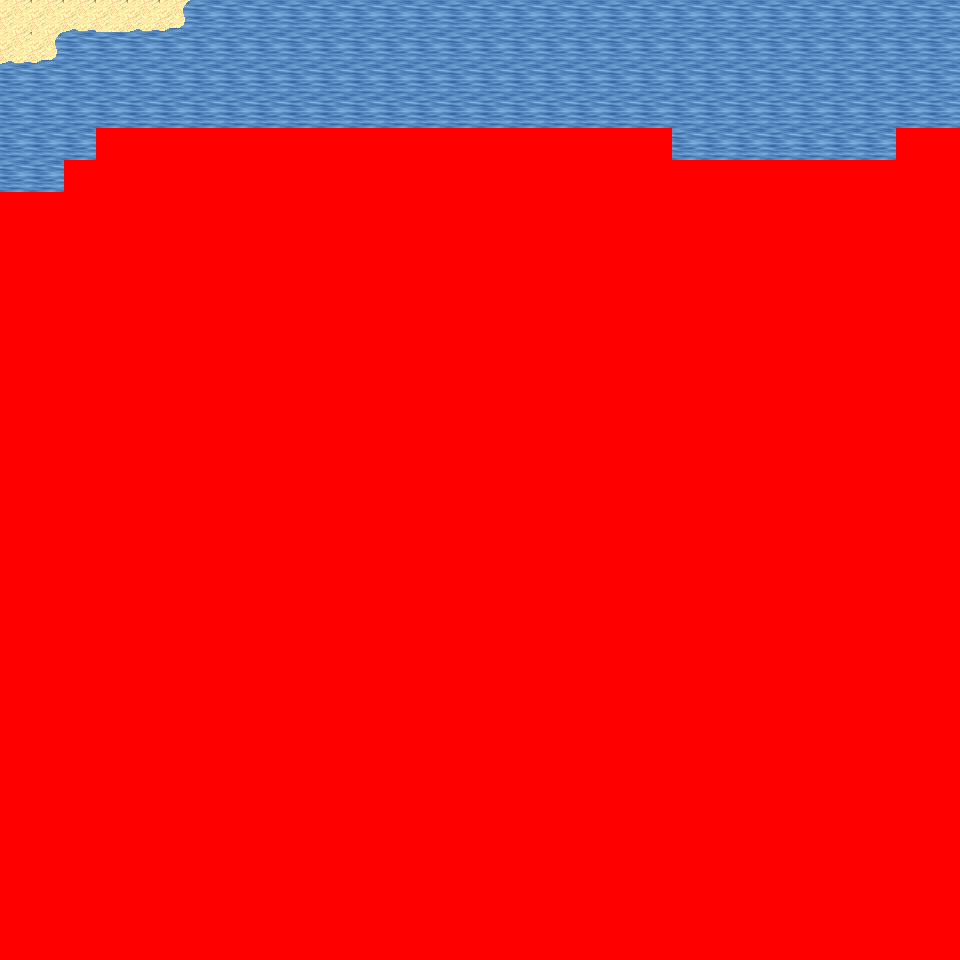

Below is a game level as drawn by its tile map, then a one-line description and the .tmx that defines it (tile-layer data replaced by summaries):
An orthogonal 30x30 tile map with 32x32 px tiles, 6 tile layers (Ground, Object, Object2, Above, ...), 20 tilesets and 3 objects (3x mapchange).

<map version="1.0" orientation="orthogonal" renderorder="right-down" width="30" height="30" tilewidth="32" tileheight="32" nextobjectid="4">
  <tileset firstgid="1" name="tileset_logic_collision" tilewidth="32" tileheight="32" tilecount="1" columns="1">
    <image source="../drawable/tileset_logic_collision.png" width="32" height="32" />
  </tileset>
  <tileset firstgid="2" name="tileset_ground_ground" tilewidth="32" tileheight="32" tilecount="33" columns="3">
    <image source="../drawable/tileset_ground_ground.png" width="96" height="352" />
  </tileset>
  <tileset firstgid="35" name="tileset_ground_water_pool" tilewidth="32" tileheight="32" tilecount="72" columns="3">
    <image source="../drawable/tileset_ground_water_pool.png" width="96" height="768" />
  </tileset>
  <tileset firstgid="107" name="tileset_ground_water_pool_corners" tilewidth="32" tileheight="32" tilecount="72" columns="3">
    <image source="../drawable/tileset_ground_water_pool_corners.png" width="96" height="768" />
  </tileset>
  <tileset firstgid="179" name="tileset_ground_grass_edges" tilewidth="32" tileheight="32" tilecount="36" columns="12">
    <image source="../drawable/tileset_ground_grass_edges.png" width="384" height="96" />
  </tileset>
  <tileset firstgid="215" name="tileset_plant_grasses" tilewidth="32" tileheight="32" tilecount="6" columns="3">
    <image source="../drawable/tileset_plant_grasses.png" width="96" height="64" />
  </tileset>
  <tileset firstgid="221" name="tileset_ground_grass_corners" tilewidth="32" tileheight="32" tilecount="24" columns="6">
    <image source="../drawable/tileset_ground_grass_corners.png" width="192" height="128" />
  </tileset>
  <tileset firstgid="245" name="tileset_plant_flower_daisy_white" tilewidth="32" tileheight="32" tilecount="8" columns="2">
    <image source="../drawable/tileset_plant_flower_daisy_white.png" width="64" height="128" />
  </tileset>
  <tileset firstgid="253" name="tileset_item_corpse_huge_animal" tilewidth="32" tileheight="32" tilecount="16" columns="2">
    <image source="../drawable/tileset_item_corpse_huge_animal.png" width="64" height="256" />
  </tileset>
  <tileset firstgid="269" name="tileset_plant_cactus" tilewidth="32" tileheight="32" tilecount="2" columns="1">
    <image source="../drawable/tileset_plant_cactus.png" width="32" height="64" />
  </tileset>
  <tileset firstgid="271" name="tileset_item_corpse_skull_pale" tilewidth="32" tileheight="32" tilecount="2" columns="2">
    <image source="../drawable/tileset_item_corpse_skull_pale.png" width="64" height="32" />
  </tileset>
  <tileset firstgid="273" name="tileset_ground_water_pool_deep" tilewidth="32" tileheight="32" tilecount="72" columns="3">
    <image source="../drawable/tileset_ground_water_pool_deep.png" width="96" height="768" />
  </tileset>
  <tileset firstgid="345" name="tileset_plant_tree_palm_trees" tilewidth="32" tileheight="32" tilecount="40" columns="4">
    <image source="../drawable/tileset_plant_tree_palm_trees.png" width="128" height="320" />
  </tileset>
  <tileset firstgid="385" name="tileset_building_roof_straw" tilewidth="32" tileheight="32" tilecount="20" columns="5">
    <image source="../drawable/tileset_building_roof_straw.png" width="160" height="128" />
  </tileset>
  <tileset firstgid="405" name="tileset_item_sign_large" tilewidth="32" tileheight="32" tilecount="15" columns="5">
    <image source="../drawable/tileset_item_sign_large.png" width="160" height="96" />
  </tileset>
  <tileset firstgid="420" name="tileset_item_campfires" tilewidth="32" tileheight="32" tilecount="2" columns="2">
    <image source="../drawable/tileset_item_campfires.png" width="64" height="32" />
  </tileset>
  <tileset firstgid="422" name="tileset_item_firewood" tilewidth="32" tileheight="32" tilecount="12" columns="3">
    <image source="../drawable/tileset_item_firewood.png" width="96" height="128" />
  </tileset>
  <tileset firstgid="434" name="tileset_plant_tree_umbrella_thorn" tilewidth="32" tileheight="32" tilecount="18" columns="6">
    <image source="../drawable/tileset_plant_tree_umbrella_thorn.png" width="192" height="96" />
  </tileset>
  <tileset firstgid="452" name="tileset_ground_sand_2" tilewidth="32" tileheight="32" tilecount="15" columns="5">
    <image source="../drawable/tileset_ground_sand_2.png" width="160" height="96" />
  </tileset>
  <tileset firstgid="467" name="tileset_ground_sand_1" tilewidth="32" tileheight="32" tilecount="10" columns="2">
    <image source="../drawable/tileset_ground_sand_1.png" width="64" height="160" />
  </tileset>
  <layer name="Ground" width="30" height="30">
    <data>[900 cells, 240 non-empty, 10 distinct tile ids]</data>
  </layer>
  <layer name="Object" width="30" height="30">
    <data>[900 cells, 5 non-empty, 2 distinct tile ids]</data>
  </layer>
  <layer name="Object2" width="30" height="30">
    <data>[900 cells, 0 non-empty, 0 distinct tile ids]</data>
  </layer>
  <layer name="Above" width="30" height="30">
    <data>[900 cells, 0 non-empty, 0 distinct tile ids]</data>
  </layer>
  <layer name="Above2" width="30" height="30">
    <data>[900 cells, 0 non-empty, 0 distinct tile ids]</data>
  </layer>
  <layer name="Walkable" width="30" height="30">
    <data>[900 cells, 768 non-empty, 1 distinct tile ids]</data>
  </layer>
  <objectgroup name="MapEvents">
    <object id="1" name="north" type="mapchange" x="0" y="0" width="960" height="32">
      <properties>
        <property name="map" value="0_ados_mountain_n2_w2_x1_y3" />
        <property name="place" value="south" />
      </properties>
    </object>
    <object id="2" name="west" type="mapchange" x="0" y="0" width="32" height="192">
      <properties>
        <property name="map" value="0_ados_mountain_n2_w2_x0_y4" />
        <property name="place" value="east" />
      </properties>
    </object>
    <object id="3" name="east" type="mapchange" x="928" y="0" width="32" height="128">
      <properties>
        <property name="map" value="0_ados_mountain_n2_w2_x2_y4" />
        <property name="place" value="west" />
      </properties>
    </object>
  </objectgroup>
</map>
